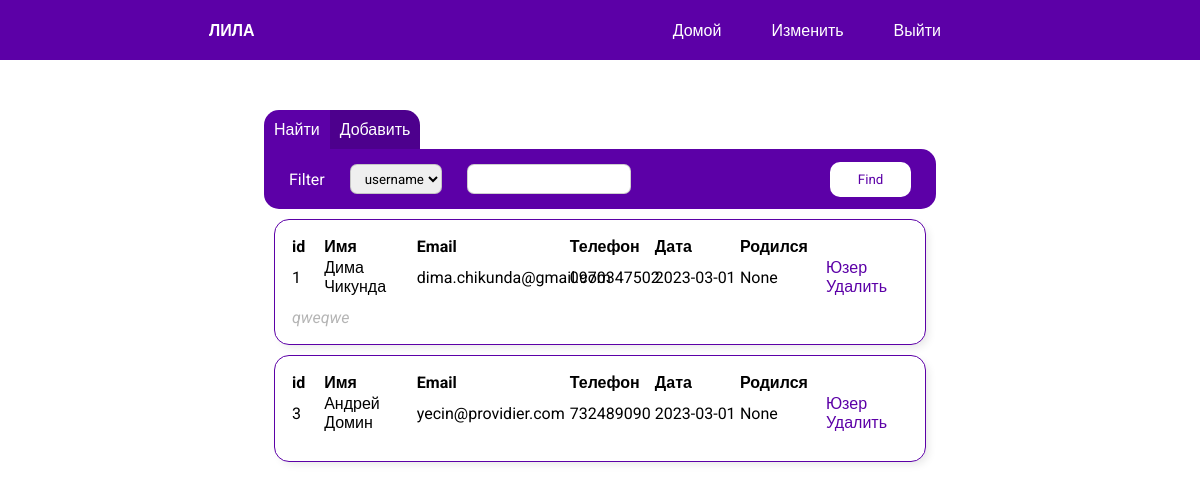
Screenshot of /index (signed in) with the database file from the repository.
### project/models.py (models this page shows, shortened)
class User(db.Model):
    id = db.Column(db.Integer, primary_key=True)
    name = db.Column(db.String(64))
    email = db.Column(db.String(64), unique=True)
    phone = db.Column(db.String(64), unique=True)
    date = db.Column(db.Date)
    birthday = db.Column(db.Date)
    additional_comment = db.Column(db.String(64))
    game = db.relationship('Game', backref='Game.user_id', cascade="all, delete")

### project/routes.py (the view, shortened to what this page needs)
@app.route('/', methods=['GET', 'POST'])
@app.route('/index', methods=['GET', 'POST'])
@login_required
def index():
    search_form = SearchForm()
    add_form = AddUserForm()
    users = User.query.all()
    return render_template('index.html', search_form=search_form, add_form=add_form, users=users)

### project/forms.py (shortened to what this page needs)
class SearchForm(FlaskForm):
    type = SelectField('Filter', choices=[(1, 'username'), (2, 'email'), (3, 'phone')])
    input = SearchField()
    submit = SubmitField('Find')

class AddUserForm(FlaskForm):
    name = StringField('Имя', validators=[DataRequired()])
    email = EmailField('Email', validators=[Optional()])
    phone = StringField('Phone', validators=[Optional()])
    birthday = DateField('Birthday', validators=[Optional()])
    comment = StringField('Comment')
    submit = SubmitField('Save')

### project/models.py (called while the page is built)
@login.user_loader
def load_user(id):
    return Admin.query.get(int(id))

### project/templates/index.html (shortened to what this page needs)
<link rel="stylesheet" href="/static/css/_user.css">
<link rel="stylesheet" href="/static/css/index.css">
{% extends 'base.html' %}
{% block content %}
<div class="wrapper">
    <div class="users_block">
        <div class="switcher">
            <div class="search_window_button" id = 'pressed'>
                <p>Найти</p>
            </div>
            <div class="add_window_button" id ='unpressed'>
                <p>Добавить</p>
            </div>
        </div>
        <div class="search_block " id="">
            <form class="search" action="" method="POST">
                <ul class="search_menu">
                    {{search_form.type.label}}
                    {{search_form.type(class='field')}}
                    {{search_form.input(class= 'field')}}
                </ul>
                {{search_form.submit(class='button')}}
            </form>
            <div class="result">
                {% for user in users%}
                {% include  '_user.html'%}
                {% endfor %}
            </div>
        </div>
    </div>
</div>
{% endblock %}

### project/templates/_user.html
<div href="/" class="table_block">
    <table class="user_block">
        <tbody>
            <tr>
                <th class="id">id</th>
                <th class="name">Имя</th>
                <th class="email">Email</th>
                <th>Телефон</th>
                <th>Дата</th>
                <th>Родился</th>
                <th></th>
            </tr>
            <tr>
                <td class="id">{{user.id}}</td>
                <td>{{user.name}}</td>
                <td>{{user.email}}</td>
                <td>{{user.phone}}</td>
                <td>{{user.date}}</td>
                <td>{{user.birthday}}</td>
                <td class="buttons">
                    <a href="{{ url_for('user', id=user.id) }}" class="button">Юзер</a>
                    <a href="{{ url_for('delete', id=user.id) }}" class="button">Удалить</a>
                </td>
            </tr>
            <tr>
                <td colspan="5" class="comment">{{user.additional_comment}}</td>
            </tr>
        </tbody>
    </table>
</div>

### project/static/css/_user.css (style rules this page uses)
.table_block { display: block; margin: 10px; }
.user_block { width: 100%; text-align: left; padding: 15px; table-layout: fixed; border-radius: 15px; border: 1px solid rgb(92, 0, 167); -webkit-box-shadow: 4px 4px 9px -2px rgba(0,0,0,0.10); -moz-box-shadow: 4px 4px 9px -2px rgba(0,0,0,0.10); box-shadow: 4px 4px 9px -2px rgba(0,0,0,0.10); }
.id { width: 5%; }
.name { width: 15%; }
.email { width: 25%; }
.comment { padding-top: 10px; font-style: italic; color: rgba(128, 128, 128, 0.583); }

### project/static/css/index.css (style rules this page uses)
.users_block { width: 70%; height: 85vh; margin: 0px auto; margin-top: 50px; }
.switcher { display: flex; text-align: center; }
.switcher p { text-align: center; padding: 10px; cursor: pointer; }
#pressed { background-color: rgb(92, 0, 167); }
#unpressed { background-color: rgb(77, 0, 141); }
.search { display: flex; height: 60px; background-color: rgb(92, 0, 167); border-radius: 0px 15px 15px 15px; align-items: center; }
.search_menu { display: flex; align-items: center; width: 100%; padding-left: 25px; color: white; }
.result { width: 100%; height: 75vh; overflow: scroll; }
.field { height: 30px; margin-left: 25px; border: 1px solid rgba(128, 128, 128, 0.382); border-radius: 7px; padding-left: 10px; }
.search_window_button { border-radius: 15px 0px 0px 0px; color: white; }
.add_window_button { border-radius: 0px 15px 0px 0px; color: white; }
.button { height: 35px; width: 100px; margin-right: 25px; background-color: rgb(255, 255, 255); border: 1px solid rgba(128, 128, 128, 0); border-radius: 10px; color: rgb(92, 0, 167); }

### project/static/css/base.css (style rules this page uses)
* { padding: 0px; margin: 0px; font-family: 'Roboto', sans-serif; text-decoration: none; }
.wrapper { width: 80%; margin: 0px auto; }

### rows the page displays
User: id "1", name "Дима Чикунда", email "dima.chikunda@gmail.com", phone "0970347502", date "2023-03-01", birthday "None", additional_comment "qweqwe"
User: id "3", name "Андрей Домин", email "yecin@providier.com", phone "732489090", date "2023-03-01", birthday "None"

### other values shown
{{ search_form.type.label }} "Filter"
